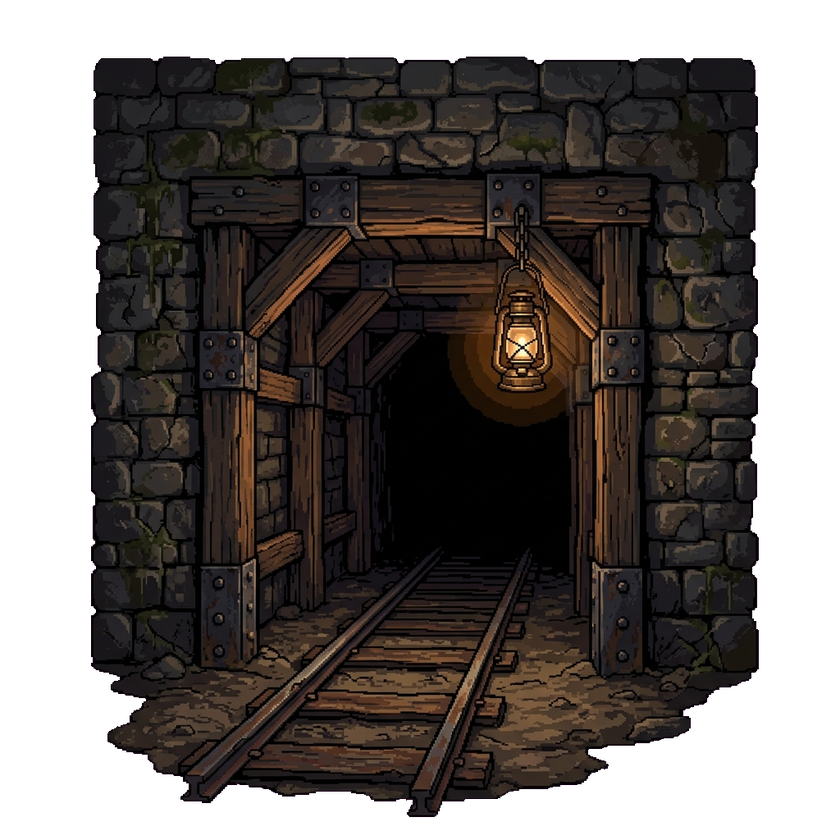
#> input picture fundo_ferro_standalone/assets/rails/tunel_mina_norte_v1.png, 840 x 840 px, shrunk from 1024 x 1024 before the run, found by its file name
$ python analyze_slices.py
#> lines starting #> are read from the running program, lines starting #| are printed output that depends on the picture
from PIL import Image
import numpy as np

# 1. TUNEL
img_tunel = Image.open('fundo_ferro_standalone/assets/rails/tunel_mina_norte_v1.png')
#> img_tunel is the input picture: PIL image 840x840 RGBA; mean R, G, B, A 26.7, 21.4, 18.7, 169.9
arr_tunel = np.array(img_tunel)
h_t, w_t, _ = arr_tunel.shape
#> h_t = 840; w_t = 840

# Achar a última linha com pixels visíveis (alfa > 50)
alpha_t = arr_tunel[:, :, 3]
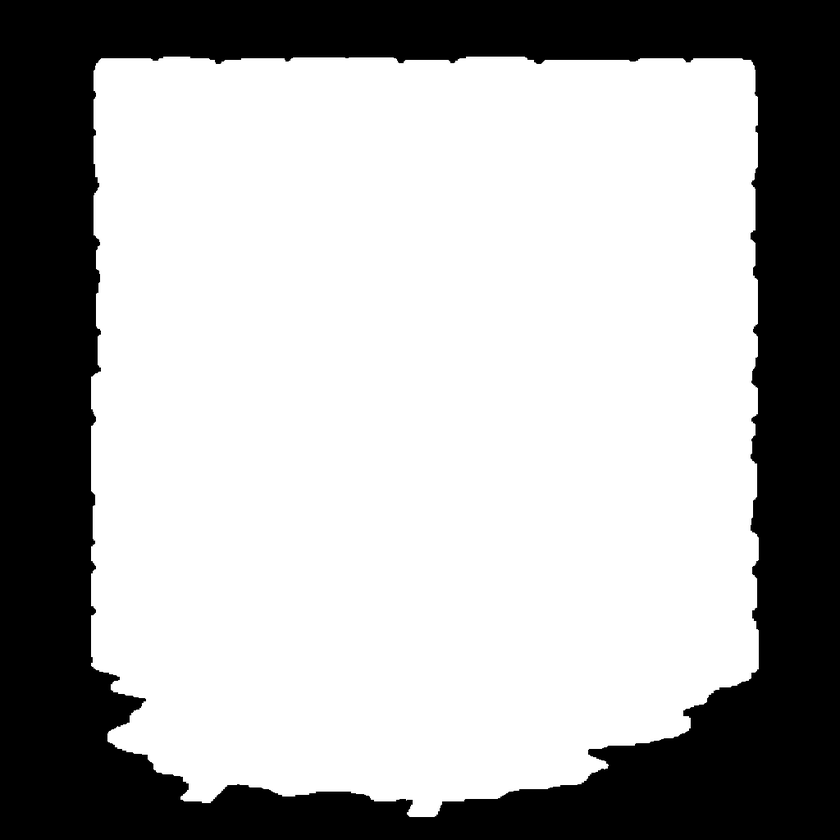
#> alpha_t: shape (840, 840); min 0, max 255, mean 169.9
y_indices_t, x_indices_t = np.where(alpha_t > 50)
bottom_y_t = np.max(y_indices_t)
#> bottom_y_t = 816
print(f"Tunel: Y max com alfa > 50 = {bottom_y_t} (altura total: {h_t})")
#| Tunel: Y max com alfa > 50 = 816 (altura total: 840)

# Vamos inspecionar as últimas linhas do túnel (por exemplo, y de bottom_y_t - 50 até bottom_y_t)
# Onde estão os dois trilhos de ferro na base do túnel?
# Em cada linha y, podemos olhar os pixels de cor de ferro/trilho ou salvar um recorte para inspecionar.
slice_tunel = arr_tunel[bottom_y_t-100:bottom_y_t, :, :]
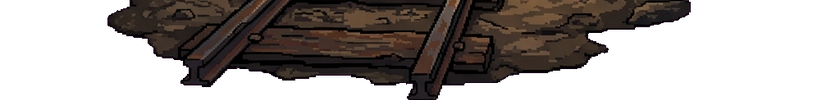
#> slice_tunel: shape (100, 840, 4); mean R, G, B, A 23.5, 17.9, 15.3, 116.1; transparent parts drawn white
# Salvar recorte da base do túnel para visualização precisa
Image.fromarray(slice_tunel).save('scratch/slice_base_tunel.png')
print("Salvo scratch/slice_base_tunel.png")

# 2. PONTE DO TRILHO (TRILHO VERTICAL QUE FICA NA PONTE)
img_trilho = Image.open('fundo_ferro_standalone/assets/rails/trilho_reto_vertical_v1.png')
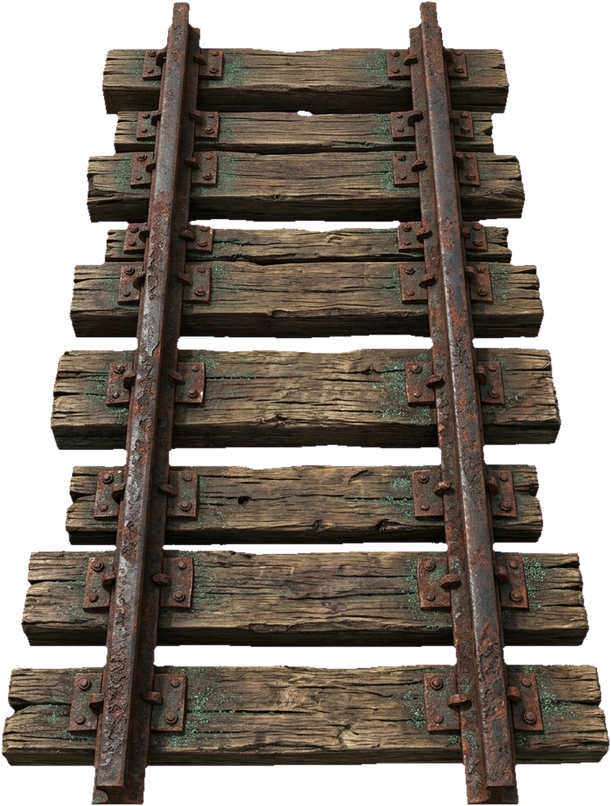
#> input picture fundo_ferro_standalone/assets/rails/trilho_reto_vertical_v1.png, 611 x 806 px, shrunk from 745 x 982 before the run, found by its file name
#> img_trilho is the input picture: PIL image 611x806 RGBA; mean R, G, B, A 56.7, 48, 39.6, 169.1
arr_trilho = np.array(img_trilho)
h_r, w_r, _ = arr_trilho.shape
#> h_r = 806; w_r = 611

alpha_r = arr_trilho[:, :, 3]
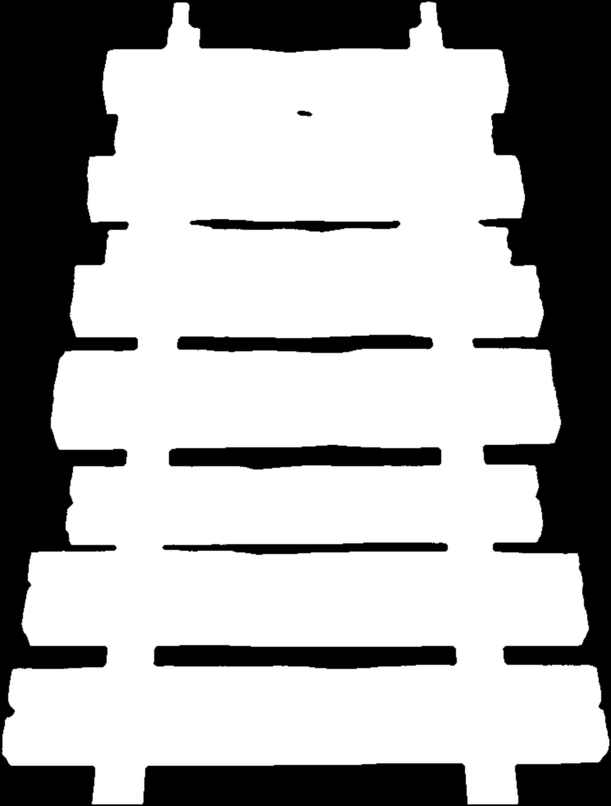
#> alpha_r: shape (806, 611); min 0, max 255, mean 169.1
y_indices_r, x_indices_r = np.where(alpha_r > 50)
top_y_r = np.min(y_indices_r)
#> top_y_r = 1
bottom_y_r = np.max(y_indices_r)
#> bottom_y_r = 804
print(f"Trilho Vertical: Y min com alfa > 50 = {top_y_r}, Y max = {bottom_y_r} (altura total: {h_r})")
#| Trilho Vertical: Y min com alfa > 50 = 1, Y max = 804 (altura total: 806)

slice_trilho_top = arr_trilho[top_y_r:top_y_r+100, :, :]
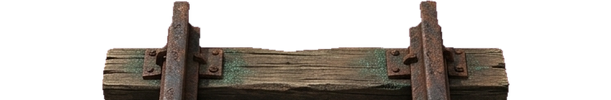
#> slice_trilho_top: shape (100, 611, 4); mean R, G, B, A 34.4, 29, 24, 95.9; transparent parts drawn white
Image.fromarray(slice_trilho_top).save('scratch/slice_topo_trilho.png')
print("Salvo scratch/slice_topo_trilho.png")
